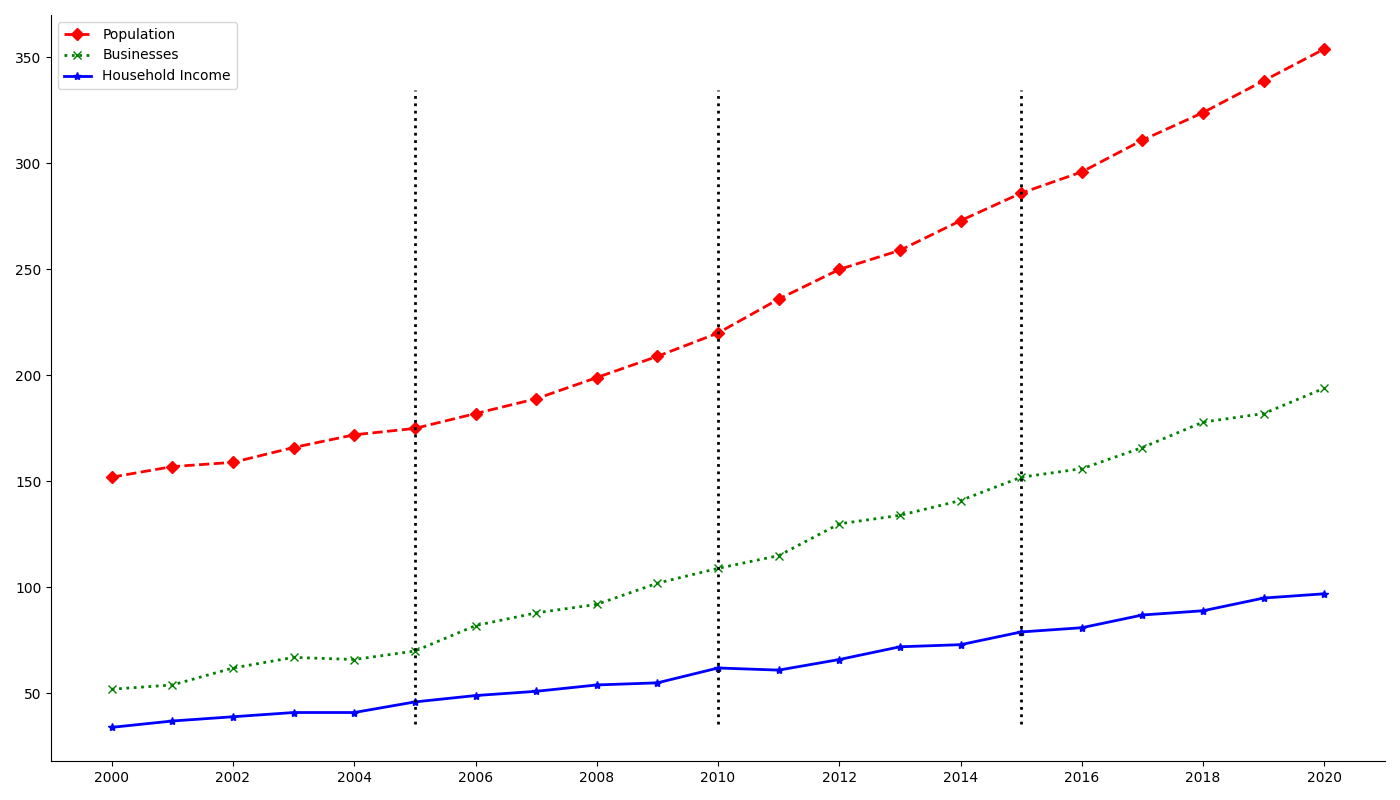

Recreate this plot in Python.
import matplotlib.pyplot as plt
import numpy as np

years = np.arange(2000, 2021)
population = np.array([
    152, 157, 159, 166, 172, 175, 182, 189, 199, 209,
    220, 236, 250, 259, 273, 286, 296, 311, 324, 339, 354
])
businesses = np.array([
    52, 54, 62, 67, 66, 70, 82, 88, 92, 102,
    109, 115, 130, 134, 141, 152, 156, 166, 178, 182, 194
])
household_income = np.array([
    34, 37, 39, 41, 41, 46, 49, 51, 54, 55,
    62, 61, 66, 72, 73, 79, 81, 87, 89, 95, 97
])

fig, ax = plt.subplots(figsize=(14, 8))

ax.plot(years, population, color='red', linestyle='--', marker='D', linewidth=2, label='Population')
ax.plot(years, businesses, color='green', linestyle=':', marker='x', linewidth=2, label='Businesses')
ax.plot(years, household_income, color='blue', linestyle='-', marker='*', linewidth=2, label='Household Income')

ax.grid(False)

ax.set_xticks(np.arange(2000, 2021, 2))

milestones = [2005, 2010, 2015]
for year in milestones:
    ax.axvline(x=year, color='black', linestyle=':', linewidth=2.0, ymin=0.05, ymax=0.9)

ax.spines['top'].set_visible(False)
ax.spines['right'].set_visible(False)

ax.legend(loc='upper left')

plt.tight_layout()
plt.show()
